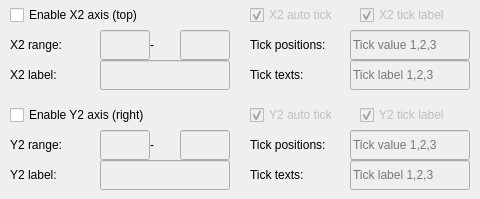
         <widget class="QWidget" name="page_11">
          <widget class="QLabel" name="label_72">
           <property name="enabled">
            <bool>true</bool>
           </property>
           <property name="geometry">
            <rect>
             <x>10</x>
             <y>60</y>
             <width>91</width>
             <height>30</height>
            </rect>
           </property>
           <property name="text">
            <string>X2 label:</string>
           </property>
          </widget>
          <widget class="QLabel" name="label_74">
           <property name="enabled">
            <bool>true</bool>
           </property>
           <property name="geometry">
            <rect>
             <x>150</x>
             <y>30</y>
             <width>31</width>
             <height>30</height>
            </rect>
           </property>
           <property name="text">
            <string>-</string>
           </property>
          </widget>
          <widget class="QLabel" name="label_73">
           <property name="enabled">
            <bool>true</bool>
           </property>
           <property name="geometry">
            <rect>
             <x>10</x>
             <y>30</y>
             <width>91</width>
             <height>30</height>
            </rect>
           </property>
           <property name="text">
            <string>X2 range:</string>
           </property>
          </widget>
          <widget class="QCheckBox" name="plot1DAutoTickX2_CB">
           <property name="enabled">
            <bool>false</bool>
           </property>
           <property name="geometry">
            <rect>
             <x>250</x>
             <y>0</y>
             <width>111</width>
             <height>30</height>
            </rect>
           </property>
           <property name="text">
            <string>X2 auto tick</string>
           </property>
           <property name="checked">
            <bool>true</bool>
           </property>
          </widget>
          <widget class="QLineEdit" name="plot1DRangeMaxX2_LE">
           <property name="enabled">
            <bool>false</bool>
           </property>
           <property name="geometry">
            <rect>
             <x>180</x>
             <y>30</y>
             <width>50</width>
             <height>30</height>
            </rect>
           </property>
          </widget>
          <widget class="QLineEdit" name="plot1DRangeMinX2_LE">
           <property name="enabled">
            <bool>false</bool>
           </property>
           <property name="geometry">
            <rect>
             <x>100</x>
             <y>30</y>
             <width>50</width>
             <height>30</height>
            </rect>
           </property>
          </widget>
          <widget class="QLineEdit" name="plot1DLabelX2_LE">
           <property name="enabled">
            <bool>false</bool>
           </property>
           <property name="geometry">
            <rect>
             <x>100</x>
             <y>60</y>
             <width>130</width>
             <height>30</height>
            </rect>
           </property>
          </widget>
          <widget class="QLineEdit" name="plot1DTickValueX2_LE">
           <property name="enabled">
            <bool>false</bool>
           </property>
           <property name="geometry">
            <rect>
             <x>350</x>
             <y>30</y>
             <width>120</width>
             <height>30</height>
            </rect>
           </property>
           <property name="placeholderText">
            <string>Tick value 1,2,3</string>
           </property>
          </widget>
          <widget class="QLineEdit" name="plot1DTickLabelX2_LE">
           <property name="enabled">
            <bool>false</bool>
           </property>
           <property name="geometry">
            <rect>
             <x>350</x>
             <y>60</y>
             <width>120</width>
             <height>30</height>
            </rect>
           </property>
           <property name="toolTip">
            <string>Tick labels</string>
           </property>
           <property name="placeholderText">
            <string>Tick label 1,2,3</string>
           </property>
          </widget>
          <widget class="QCheckBox" name="plot1DAxisX2_CB">
           <property name="geometry">
            <rect>
             <x>10</x>
             <y>0</y>
             <width>161</width>
             <height>30</height>
            </rect>
           </property>
           <property name="text">
            <string>Enable X2 axis (top)</string>
           </property>
          </widget>
          <widget class="QCheckBox" name="plot1DTickLabelX2_CB">
           <property name="enabled">
            <bool>false</bool>
           </property>
           <property name="geometry">
            <rect>
             <x>360</x>
             <y>0</y>
             <width>111</width>
             <height>30</height>
            </rect>
           </property>
           <property name="text">
            <string>X2 tick label</string>
           </property>
           <property name="checked">
            <bool>true</bool>
           </property>
          </widget>
          <widget class="QLabel" name="label_55">
           <property name="geometry">
            <rect>
             <x>250</x>
             <y>60</y>
             <width>100</width>
             <height>30</height>
            </rect>
           </property>
           <property name="text">
            <string>Tick texts:</string>
           </property>
          </widget>
          <widget class="QLabel" name="label_56">
           <property name="geometry">
            <rect>
             <x>250</x>
             <y>30</y>
             <width>100</width>
             <height>30</height>
            </rect>
           </property>
           <property name="text">
            <string>Tick positions:</string>
           </property>
          </widget>
          <widget class="QLabel" name="label_52">
           <property name="enabled">
            <bool>true</bool>
           </property>
           <property name="geometry">
            <rect>
             <x>10</x>
             <y>160</y>
             <width>91</width>
             <height>30</height>
            </rect>
           </property>
           <property name="text">
            <string>Y2 label:</string>
           </property>
          </widget>
          <widget class="QLineEdit" name="plot1DRangeMaxY2_LE">
           <property name="enabled">
            <bool>false</bool>
           </property>
           <property name="geometry">
            <rect>
             <x>180</x>
             <y>130</y>
             <width>50</width>
             <height>30</height>
            </rect>
           </property>
          </widget>
          <widget class="QCheckBox" name="plot1DAutoTickY2_CB">
           <property name="enabled">
            <bool>false</bool>
           </property>
           <property name="geometry">
            <rect>
             <x>250</x>
             <y>100</y>
             <width>101</width>
             <height>30</height>
            </rect>
           </property>
           <property name="text">
            <string>Y2 auto tick</string>
           </property>
           <property name="checked">
            <bool>true</bool>
           </property>
          </widget>
          <widget class="QLabel" name="label_49">
           <property name="enabled">
            <bool>true</bool>
           </property>
           <property name="geometry">
            <rect>
             <x>10</x>
             <y>130</y>
             <width>91</width>
             <height>30</height>
            </rect>
           </property>
           <property name="text">
            <string>Y2 range:</string>
           </property>
          </widget>
          <widget class="QLineEdit" name="plot1DTickValueY2_LE">
           <property name="enabled">
            <bool>false</bool>
           </property>
           <property name="geometry">
            <rect>
             <x>350</x>
             <y>130</y>
             <width>120</width>
             <height>30</height>
            </rect>
           </property>
           <property name="placeholderText">
            <string>Tick value 1,2,3</string>
           </property>
          </widget>
          <widget class="QLineEdit" name="plot1DRangeMinY2_LE">
           <property name="enabled">
            <bool>false</bool>
           </property>
           <property name="geometry">
            <rect>
             <x>100</x>
             <y>130</y>
             <width>50</width>
             <height>30</height>
            </rect>
           </property>
          </widget>
          <widget class="QCheckBox" name="plot1DTickLabelY2_CB">
           <property name="enabled">
            <bool>false</bool>
           </property>
           <property name="geometry">
            <rect>
             <x>360</x>
             <y>100</y>
             <width>111</width>
             <height>30</height>
            </rect>
           </property>
           <property name="text">
            <string>Y2 tick label</string>
           </property>
           <property name="checked">
            <bool>true</bool>
           </property>
          </widget>
          <widget class="QLabel" name="label_57">
           <property name="geometry">
            <rect>
             <x>250</x>
             <y>160</y>
             <width>100</width>
             <height>30</height>
            </rect>
           </property>
           <property name="text">
            <string>Tick texts:</string>
           </property>
          </widget>
          <widget class="QLineEdit" name="plot1DLabelY2_LE">
           <property name="enabled">
            <bool>false</bool>
           </property>
           <property name="geometry">
            <rect>
             <x>100</x>
             <y>160</y>
             <width>130</width>
             <height>30</height>
            </rect>
           </property>
          </widget>
          <widget class="QLabel" name="label_75">
           <property name="enabled">
            <bool>true</bool>
           </property>
           <property name="geometry">
            <rect>
             <x>150</x>
             <y>130</y>
             <width>31</width>
             <height>30</height>
            </rect>
           </property>
           <property name="text">
            <string>-</string>
           </property>
          </widget>
          <widget class="QLineEdit" name="plot1DTickLabelY2_LE">
           <property name="enabled">
            <bool>false</bool>
           </property>
           <property name="geometry">
            <rect>
             <x>350</x>
             <y>160</y>
             <width>120</width>
             <height>30</height>
            </rect>
           </property>
           <property name="toolTip">
            <string>Tick labels</string>
           </property>
           <property name="placeholderText">
            <string>Tick label 1,2,3</string>
           </property>
          </widget>
          <widget class="QCheckBox" name="plot1DAxisY2_CB">
           <property name="geometry">
            <rect>
             <x>10</x>
             <y>100</y>
             <width>181</width>
             <height>30</height>
            </rect>
           </property>
           <property name="text">
            <string>Enable Y2 axis (right)</string>
           </property>
          </widget>
          <widget class="QLabel" name="label_58">
           <property name="geometry">
            <rect>
             <x>250</x>
             <y>130</y>
             <width>100</width>
             <height>30</height>
            </rect>
           </property>
           <property name="text">
            <string>Tick positions:</string>
           </property>
          </widget>
         </widget>
